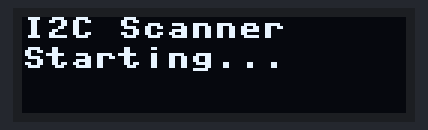
The program below on a simulated Raspberry Pi Pico running MicroPython. Parts: 128×32 one-colour display. Files that are not in the repository are absent; what the program prints to the serial console is not drawn.

Above: at 0.1 s.
At 1.1 s:
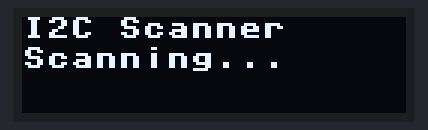
At 1.7 s:
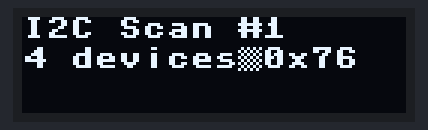
At 9.7 s:
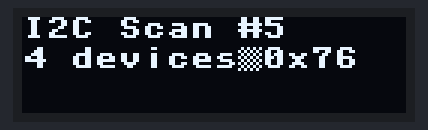
At 17.8 s:
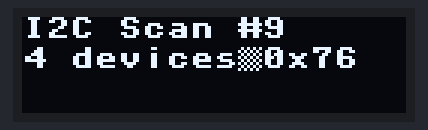
At 37.9 s:
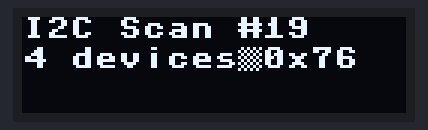

Measured:
- what the display in image 1 shows lasts 0.5 s, from 1.1 s to 1.6 s
- what the display in image 2 shows lasts 2.0 s, from 1.6 s to 3.6 s

The program:

i2c_scan.py
```python
"""
I2C Bus Scanner Utility
Scans I2C bus and reports all detected device addresses
Pins: Configurable (default GP20/GP21 for I2C0, GP18/GP19 for I2C1)
Communication: I2C
"""

import machine
import time
import display

# ========== I2C Scanner Configuration ==========
# Default bus configuration (can be changed)
I2C_BUS_ID = 0        # I2C bus number (0 or 1)
I2C_SDA_PIN = 8      # SDA pin
I2C_SCL_PIN = 9      # SCL pin
I2C_FREQ = 400_000    # 400kHz (standard fast mode)

# Known device addresses for reference
KNOWN_DEVICES = {
    0x29: "VL53L0X/VL53L1X ToF Sensor",
    0x68: "MPU6050 IMU / DS1307 RTC",
    0x69: "MPU6050 IMU (alt address)",
    0x3C: "SSD1306 OLED Display (128x64)",
    0x3D: "SSD1306 OLED Display (alt)",
    0x76: "BMP280 Pressure Sensor",
    0x77: "BMP280 Pressure Sensor (alt)",
}


def scan_i2c_bus(i2c_bus):
    """
    Scan I2C bus for devices.

    Args:
        i2c_bus: I2C bus object

    Returns:
        list: List of detected device addresses
    """
    try:
        devices = i2c_bus.scan()
        return devices
    except Exception as e:
        print(f"   ✗ Scan error: {e}")
        return []


def format_for_display(device_count, last_addr=None):
    """
    Format scan results for OLED display.

    Args:
        device_count: Number of devices found
        last_addr: Last detected device address (optional)

    Returns:
        str: Formatted string for display
    """
    if device_count == 0:
        return "No devices\nfound"
    elif device_count == 1:
        return f"1 device\n0x{last_addr:02X}"
    else:
        line2 = f"0x{last_addr:02X}" if last_addr else "multiple"
        return f"{device_count} devices\n{line2}"


def identify_device(addr):
    """
    Identify device by address if known.

    Args:
        addr: I2C address

    Returns:
        str: Device name or "Unknown"
    """
    return KNOWN_DEVICES.get(addr, "Unknown device")


def main():
    """Main scan loop: scan I2C bus and display results."""
    # ========== Header ==========
    print("=" * 60)
    print("I2C Bus Scanner")
    print("=" * 60)
    print("Configuration:")
    print(f"  I2C Bus: {I2C_BUS_ID}")
    print(f"  SDA Pin: GP{I2C_SDA_PIN}")
    print(f"  SCL Pin: GP{I2C_SCL_PIN}")
    print(f"  Frequency: {I2C_FREQ/1000:.0f} kHz")
    print("Press Ctrl+C to stop")
    print("-" * 60)

    # ========== Display Check ==========
    if display.display is None:
        print("WARNING: OLED display not initialized!")
        print("Continuing with console output only...")
    else:
        display.update_display(header="I2C Scanner", text="Starting...")
        time.sleep(1)

    # ========== I2C Initialization ==========
    print("\n[1] Initializing I2C bus...")
    try:
        i2c = machine.I2C(
            I2C_BUS_ID,
            sda=machine.Pin(I2C_SDA_PIN),
            scl=machine.Pin(I2C_SCL_PIN),
            freq=I2C_FREQ
        )
        time.sleep_ms(10)
        print("   ✓ I2C bus initialized successfully")
    except Exception as e:
        print(f"   ✗ Initialization failed: {e}")
        if display.display:
            display.update_display(header="I2C Error", text="Init failed")
        return

    # ========== Initial Scan ==========
    print("\n[2] Performing initial scan...")
    devices = scan_i2c_bus(i2c)

    if devices:
        print(f"   ✓ Found {len(devices)} device(s):")
        for addr in devices:
            device_name = identify_device(addr)
            print(f"      0x{addr:02X} ({addr:3d}) - {device_name}")
    else:
        print("   ✗ No I2C devices found")
        print("      Check wiring and power connections")

    # ========== Continuous Monitoring ==========
    print("\n[3] Monitoring I2C bus (rescans every 2 seconds)...")
    print("   Changes will be reported automatically")
    print()

    if display.display:
        display.update_display(header="I2C Scanner", text="Scanning...")
        time.sleep(0.5)

    try:
        scan_count = 0
        last_devices = set(devices)

        while True:
            scan_count += 1

            # Scan bus
            current_devices = set(scan_i2c_bus(i2c))

            # Check for changes
            added = current_devices - last_devices
            removed = last_devices - current_devices

            # Report changes
            if added or removed:
                print(f"[{scan_count:04d}] ⚡ Bus changed:")
                for addr in added:
                    device_name = identify_device(addr)
                    print(f"   ✓ Added: 0x{addr:02X} - {device_name}")
                for addr in removed:
                    device_name = identify_device(addr)
                    print(f"   ✗ Removed: 0x{addr:02X} - {device_name}")

            # Update OLED display (if available)
            if display.display:
                device_count = len(current_devices)
                last_addr = list(current_devices)[-1] if current_devices else None
                display_text = format_for_display(device_count, last_addr)
                display.update_display(
                    header=f"I2C Scan #{scan_count}",
                    text=display_text
                )

            # Periodic status (every 10 scans)
            if scan_count % 10 == 0:
                if current_devices:
                    addr_list = ", ".join(f"0x{addr:02X}" for addr in sorted(current_devices))
                    print(f"[{scan_count:04d}] Status: {len(current_devices)} device(s) - {addr_list}")
                else:
                    print(f"[{scan_count:04d}] Status: No devices detected")

            last_devices = current_devices

            # Wait 2 seconds before next scan
            time.sleep(2)

    except KeyboardInterrupt:
        print("\n" + "-" * 60)
        print("✓ Scanner stopped by user")
        print(f"Final device count: {len(last_devices)}")
        if display.display:
            display.update_display(header="I2C Scanner", text="Stopped")
            time.sleep(1)
    except Exception as e:
        print(f"\n✗ Error during scanning: {e}")
        if display.display:
            display.update_display(header="Error", text=str(e)[:20])
        import sys
        sys.print_exception(e)
        time.sleep(2)


def quick_scan():
    """Perform a quick one-time scan without continuous monitoring."""
    print("I2C Quick Scan")
    print("-" * 60)

    i2c = machine.I2C(
        I2C_BUS_ID,
        sda=machine.Pin(I2C_SDA_PIN),
        scl=machine.Pin(I2C_SCL_PIN),
        freq=I2C_FREQ
    )

    devices = scan_i2c_bus(i2c)

    if devices:
        print(f"Found {len(devices)} device(s):")
        for addr in devices:
            device_name = identify_device(addr)
            print(f"  0x{addr:02X} ({addr:3d}) - {device_name}")
    else:
        print("No I2C devices found")
        print("Check wiring and power connections")


if __name__ == '__main__':
    # Run continuous monitoring by default
    main()

    # For quick scan only, uncomment:
    # quick_scan()
```

display.py
```python
import machine
import ssd1306
import framebuf
import icons

display = None

def initialize_display():
    global display
    i2c = machine.I2C(1, sda=machine.Pin(18), scl=machine.Pin(19))
    devices = i2c.scan()
    print('I2C devices found:', devices)
    try:
        display = ssd1306.SSD1306_I2C(128, 32, i2c)
        display.fill(0)
        display.text('Screen on', 0, 0, 1)
        display.show()
        return True
    except Exception as e:
        print("OLED display not detected or initialization failed.")
        return False

def draw_icon(icon_data, x, y):
    size = len(icon_data)
    bytes_per_row = (size + 7) // 8
    byte_data = bytearray(bytes_per_row * size)
    for row in range(size):
        for col in range(size):
            if icon_data[row] & (1 << (size - 1 - col)):
                byte_data[row * bytes_per_row + col // 8] |= (1 << (7 - (col % 8)))
    fb = framebuf.FrameBuffer(byte_data, size, size, framebuf.MONO_HLSB)
    display.blit(fb, x, y)

def update_display(header=None, text=None, y_start=10, line_height=10, icon=None):
    if display is None:
        print("Display not initialized.")
        return

    display.fill(0)

    icon_data = getattr(icons, icon, None) if icon else None
    icon_width = len(icon_data) if icon_data else 0

    if header:
        display.text(header, 0, 0, 1)

    if text:
        max_chars = (128 - icon_width) // 8
        lines = [text[i:i + max_chars] for i in range(0, len(text), max_chars)]
        y = y_start
        for line in lines:
            display.text(line, 0, y, 1)
            y += line_height
            if y + line_height > 32:
                break

    if icon_data:
        size = len(icon_data)
        draw_icon(icon_data, 128 - size, (32 - size) // 2)

    display.show()


if initialize_display():
    update_display(header="Screen", icon='robot')
else:
    print("Failed to initialize the display. Cannot display text.")
```

icons.py
```python
import json

try:
    with open('icons.json') as f:
        _data = json.load(f)
    for _k, _v in _data.items():
        globals()[_k] = _v
except Exception as e:
    print('icons: failed to load icons.json:', e)
```
